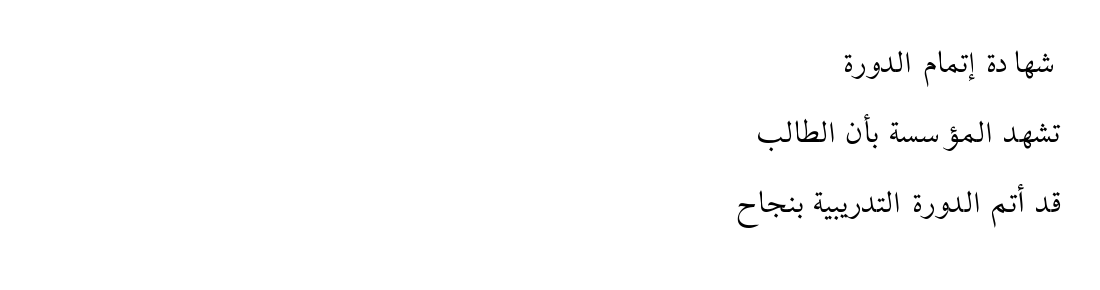
#> input picture data/evaluation/images/arabic_clean_001.png, 1100 x 290 px; its folder holds only this picture in this run
$ python -i image_quality.py   (imports and definitions only)   (older library calls are emulated)
#> lines starting #> are read from the running program, lines starting #| are printed output that depends on the picture; after the words box and inside, x2 and y2 are one past the last pixel; in counts of white or black regions, pixels touching at a corner belong together
### src/utils/logger.py
"""
Centralized logging configuration for the AI Document Processing pipeline.

Provides a single `get_logger` factory so every module logs in a
consistent format, instead of each module configuring logging itself.
"""

from __future__ import annotations

import logging
import sys
from typing import Optional

_DEFAULT_FORMAT = "%(asctime)s | %(levelname)-8s | %(name)s | %(message)s"
_DEFAULT_DATEFMT = "%Y-%m-%d %H:%M:%S"

_configured = False


def _configure_root(level: int) -> None:
    """Configure the root logger exactly once with a stream handler."""
    global _configured
    if _configured:
        return

    handler = logging.StreamHandler(stream=sys.stdout)
    handler.setFormatter(logging.Formatter(_DEFAULT_FORMAT, datefmt=_DEFAULT_DATEFMT))

    root = logging.getLogger()
    root.setLevel(level)
    root.addHandler(handler)

    _configured = True


def get_logger(name: str, level: Optional[int] = None) -> logging.Logger:
    """
    Return a configured logger for the given module name.

    Args:
        name: Typically ``__name__`` of the calling module.
        level: Optional log level override for this specific logger
            (e.g. ``logging.DEBUG``). Defaults to the root logger's level.

    Returns:
        A ready-to-use ``logging.Logger`` instance.
    """
    _configure_root(level or logging.INFO)
#> further down, picture is the input picture: shape (290, 1100, 3); min 0, max 255, mean 252.3

    logger = logging.getLogger(name)
    if level is not None:
        logger.setLevel(level)

    return logger

### src/quality/image_quality.py
"""
Phase 2: Image quality assessment for scanned document pages.

Given a rendered page image, this module MEASURES resolution, blur,
skew, contrast, and noise using classical, explainable computer-vision
techniques, and RECOMMENDS which preprocessing operations may help —
without performing any preprocessing itself. Deskewing, denoising,
thresholding, etc. are all Phase 3+ concerns.

Design goals:
    * Every recommendation is explainable: it names the measurement
      and the configured threshold it crossed.
    * Every measurement function accepts a single page image and has
      no knowledge of "documents" or "batches" — this keeps the door
      open to processing millions of pages independently later
      (one page in, one report out) without rewriting this module.
    * No deep learning; all metrics are cheap, classical CV techniques
      appropriate for a first pass over large document volumes.
"""

from __future__ import annotations

from dataclasses import dataclass, field
import math
from enum import Enum
from pathlib import Path
from typing import List, Optional, Tuple

import cv2
import numpy as np

from src.utils.config import IMAGE_QUALITY_CONFIG, ImageQualityConfig
from src.utils.logger import get_logger

logger = get_logger(__name__)


class ImageQualityError(Exception):
    """Raised when a page image cannot be assessed at all (e.g. unreadable, empty, or corrupt)."""


# --------------------------------------------------------------------------
# Status enums
# --------------------------------------------------------------------------


class BlurStatus(str, Enum):
    SHARP = "SHARP"
    MODERATELY_BLURRY = "MODERATELY_BLURRY"
    BLURRY = "BLURRY"


class SkewStatus(str, Enum):
    ACCEPTABLE = "ACCEPTABLE"
    NEEDS_DESKEW = "NEEDS_DESKEW"


class PerspectiveStatus(str, Enum):
    NOT_NEEDED = "NOT_NEEDED"  # a quadrilateral was found and it already fills the frame
    NEEDS_CORRECTION = "NEEDS_CORRECTION"  # a smaller quadrilateral was found within the frame
    UNDETECTED = "UNDETECTED"  # no quadrilateral could be reliably identified


class ContrastStatus(str, Enum):
    GOOD = "GOOD"
    MODERATE = "MODERATE"
    LOW = "LOW"


class NoiseStatus(str, Enum):
    LOW = "LOW"
    MODERATE = "MODERATE"
    HIGH = "HIGH"


class OverallQuality(str, Enum):
    EXCELLENT = "EXCELLENT"
    GOOD = "GOOD"
    FAIR = "FAIR"
    POOR = "POOR"


class PreprocessingOperation(str, Enum):
    NONE = "NONE"
    RESIZE = "RESIZE"
    PERSPECTIVE_CORRECTION = "PERSPECTIVE_CORRECTION"
    DENOISE = "DENOISE"
    DESKEW = "DESKEW"
    CONTRAST_ENHANCEMENT = "CONTRAST_ENHANCEMENT"
    THRESHOLDING = "THRESHOLDING"


# --------------------------------------------------------------------------
# Per-metric result dataclasses
# --------------------------------------------------------------------------


@dataclass(frozen=True)
class ResolutionMetrics:
    """Resolution measurements for a page image."""

    width: int
    height: int
    total_pixels: int
    dpi: Optional[int]
    is_low_resolution: bool


@dataclass(frozen=True)
class BlurMetrics:
    """Blur/sharpness measurements, based on variance of the Laplacian.

    The variance of the Laplacian is a standard, cheap sharpness proxy:
    a sharp image has many strong high-frequency edges, so the Laplacian
    (a second-derivative edge operator) has high variance; a blurry
    image's edges are smoothed out, producing low variance. It's widely
    used as a fast, explainable focus/blur measure and correlates well
    with OCR-relevant edge sharpness, though it is resolution-dependent
    (rendering the same page at a higher DPI increases the score), so
    it should be tuned per rendering DPI rather than treated as universal.
    """

    score: float
    status: BlurStatus


@dataclass(frozen=True)
class SkewMetrics:
    """Estimated page rotation, in degrees, and whether it warrants deskewing."""

    angle_degrees: float
    status: SkewStatus


@dataclass(frozen=True)
class PerspectiveMetrics:
    """
    Detected document boundary within the frame, and whether perspective
    correction would help.

    Unlike the other Phase 2 metrics — which all assume the frame *is*
    the page and measure some property of it (how blurry, how skewed,
    how noisy) — this one first asks whether that assumption even
    holds: is the page the whole frame, or is it a photograph where the
    page is only part of a larger, cluttered scene (background, a hand
    holding it, etc.)? ``corners``, when present, are the four detected
    page corners in the original image, ordered (top-left, top-right,
    bottom-right, bottom-left).
    """

    corners: Optional[List[Tuple[float, float]]]
    frame_coverage_ratio: float
    status: PerspectiveStatus


@dataclass(frozen=True)
class ContrastMetrics:
    """Contrast measurement based on the standard deviation of grayscale intensities.

    Standard deviation of pixel intensity is a simple, well-understood
    global contrast metric: a page with mostly uniform gray values
    (washed-out scan) has low std deviation, while a page with a clean
    mix of dark ink and bright background has high std deviation.
    """

    score: float
    status: ContrastStatus


@dataclass(frozen=True)
class NoiseMetrics:
    """
    Noise estimate using the Immerkaer (1996) fast noise estimation method.

    This convolves the image with a Laplacian-like kernel designed so
    that it responds to noise while being largely insensitive to real
    image edges, then derives an approximate noise standard deviation
    from the response.

    LIMITATION: this is a heuristic estimate, not a ground-truth noise
    measurement. On text-dense scanned pages, fine glyph strokes can
    inflate the estimate somewhat, since they also produce high-frequency
    response. We deliberately do not disguise this as more precise than
    it is: treat `score` as a relative/comparative signal for triage
    (e.g. "this batch of pages is noisier than that batch"), and expect
    to recalibrate `noise_moderate_threshold` / `noise_high_threshold`
    against real, visually-reviewed documents before trusting it to
    drive automatic denoising decisions at scale.
    """

    score: float
    status: NoiseStatus


@dataclass(frozen=True)
class PreprocessingRecommendation:
    """A single recommended preprocessing operation with an explanation."""

    operation: PreprocessingOperation
    reason: str

    def to_dict(self) -> dict:
        return {"operation": self.operation.value, "reason": self.reason}


@dataclass(frozen=True)
class PageQualityReport:
    """Full Phase 2 quality report for a single page."""

    page_number: int
    resolution: ResolutionMetrics
    blur: BlurMetrics
    skew: SkewMetrics
    contrast: ContrastMetrics
    noise: NoiseMetrics
    perspective: PerspectiveMetrics
    overall_quality: OverallQuality
    recommendations: List[PreprocessingRecommendation] = field(default_factory=list)

    # [26 lines left out: functions recommended_operations, to_dict, not called in this run]


# --------------------------------------------------------------------------
# Helpers
# --------------------------------------------------------------------------


def _to_grayscale(image: np.ndarray) -> np.ndarray:
    """Convert an RGB or grayscale image array to single-channel grayscale."""
    if image.ndim == 2:
        return image
    if image.ndim == 3 and image.shape[2] in (3, 4):
        code = cv2.COLOR_RGB2GRAY if image.shape[2] == 3 else cv2.COLOR_RGBA2GRAY
        return cv2.cvtColor(image, code)
    raise ImageQualityError(f"Unsupported image shape for grayscale conversion: {image.shape}")


def _validate_image(image: np.ndarray) -> np.ndarray:
    """Validate that an array looks like a usable image; return it as grayscale."""
    if image is None:
        raise ImageQualityError("Received a None image.")
    if not isinstance(image, np.ndarray):
        raise ImageQualityError(f"Expected a numpy.ndarray, got {type(image)}.")
    if image.size == 0 or image.ndim not in (2, 3):
        raise ImageQualityError(f"Image has an invalid shape: {getattr(image, 'shape', None)}")

    gray = _to_grayscale(image)

    if gray.shape[0] < 3 or gray.shape[1] < 3:
        raise ImageQualityError(f"Image is too small to analyze: {gray.shape}")

    return gray


# --------------------------------------------------------------------------
# Individual metric functions
# --------------------------------------------------------------------------


# [251 lines left out: functions assess_resolution, assess_blur, assess_skew, _order_corners, _perspective_candidate_score, not called in this run]


def assess_perspective(
    image: np.ndarray, config: ImageQualityConfig = IMAGE_QUALITY_CONFIG
) -> PerspectiveMetrics:
    """
    Detect the outer document boundary in a photographed page.

    Multiple four-sided contour candidates are considered instead of simply
    taking the largest contour.  The candidate score combines coverage,
    proximity to the image border, document-like geometry, and corner
    quality.  This is important for real photographs where an inner table or
    box can be a cleaner/larger contour than a partially occluded page edge.

    The detector also rejects a characteristic false positive produced when
    dilation merges the image border into one edge-to-edge contour: if that
    contour touches opposite frame sides but covers less than the configured
    "full-frame" ratio, it is treated as an artifact rather than as the page.

    The returned corners are ordered top-left, top-right, bottom-right,
    bottom-left and refer to the original image coordinate system.
    """
    gray = _validate_image(image)
    frame_height, frame_width = gray.shape[:2]
    frame_area = float(frame_height * frame_width)

    blurred = cv2.GaussianBlur(gray, (5, 5), 0)
    edges = cv2.Canny(
        blurred,
        config.perspective_canny_low,
        config.perspective_canny_high,
    )
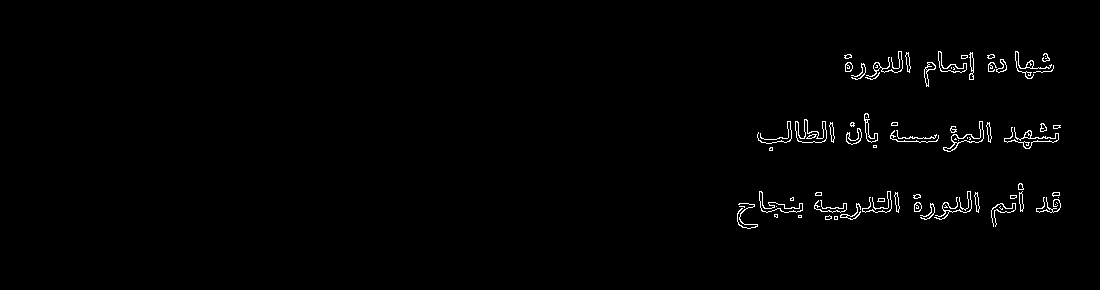
#> edges: shape (290, 1100); 1.1% white in thin lines or dots, all inside (x1, y1, x2, y2) = (737, 51, 1061, 229)
    if config.perspective_dilate_iterations > 0:
        edges = cv2.dilate(
            edges,
            np.ones((5, 5), np.uint8),
            iterations=config.perspective_dilate_iterations,
        )
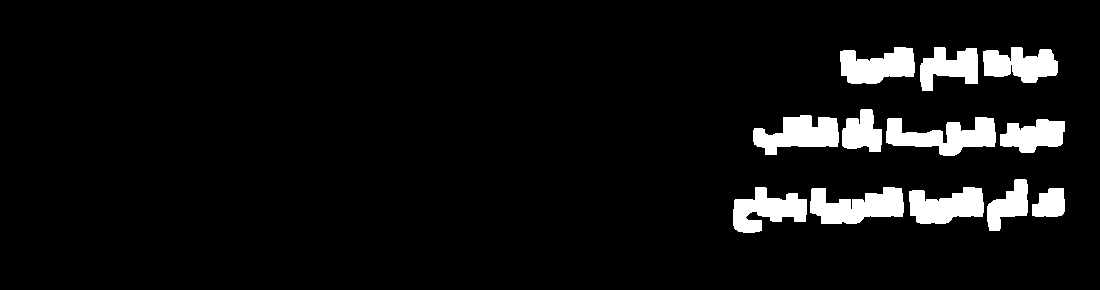
#> edges: shape (290, 1100); 6.6% white; 12 white regions

    contours, _ = cv2.findContours(
        edges, cv2.RETR_LIST, cv2.CHAIN_APPROX_SIMPLE
    )
#> contours = 12 contours; largest, box (x1, y1, x2, y2) and area: (886, 117, 996, 156) 2242, (810, 187, 904, 224) 2211, (753, 115, 839, 155) 2021, (909, 187, 984, 224) 1877, (840, 47, 915, 84) 1872

    candidates: List[Tuple[float, float, np.ndarray, int]] = []
    for contour in contours:
        perimeter = cv2.arcLength(contour, True)
        if perimeter <= 0:
            continue

        seen_shapes = set()
        for epsilon_index, epsilon in enumerate(config.perspective_approx_epsilons):
            approx = cv2.approxPolyDP(contour, epsilon * perimeter, True)
            if len(approx) != 4 or not cv2.isContourConvex(approx):
                continue

            quad = approx.reshape(4, 2).astype(np.float64)
            key = tuple(np.round(quad.ravel(), 1))
            if key in seen_shapes:
                continue
            seen_shapes.add(key)

            area = abs(float(cv2.contourArea(approx)))
            coverage_ratio = area / frame_area if frame_area > 0 else 0.0
            if coverage_ratio < config.perspective_min_coverage_ratio:
                continue

            score = _perspective_candidate_score(
                quad,
                frame_width,
                frame_height,
                coverage_ratio,
                config,
            )
            if score < 0:
                continue

            # Prefer a tighter polygon approximation when candidates are
            # otherwise close. Larger epsilon values can move corners away
            # from the true document edge while making a contour look
            # deceptively clean.
            score -= 0.05 * epsilon_index
            candidates.append((score, coverage_ratio, quad, epsilon_index))
#> this loop made 12 passes
#> perimeter on passes 1 to 8: 115, 234.4, 305.3, 293.5, 174.3, 198.2, 353.7, 270.8
#> after the loop, candidates = []

    if not candidates:
        logger.debug(
            "No plausible document quadrilateral found (minimum coverage %.0f%%).",
            config.perspective_min_coverage_ratio * 100,
        )
        return PerspectiveMetrics(
            corners=None,
            frame_coverage_ratio=0.0,
            status=PerspectiveStatus.UNDETECTED,
        )

    candidates.sort(key=lambda item: item[0], reverse=True)
    best_score, coverage_ratio, best_quad, _ = candidates[0]

    if best_score < config.perspective_min_confidence:
        logger.debug(
            "Best document quadrilateral confidence %.2f is below %.2f; "
            "skipping perspective correction.",
            best_score,
            config.perspective_min_confidence,
        )
        return PerspectiveMetrics(
            corners=None,
            frame_coverage_ratio=coverage_ratio,
            status=PerspectiveStatus.UNDETECTED,
        )

    corners = _order_corners(best_quad)

    if coverage_ratio >= config.perspective_max_coverage_ratio:
        status = PerspectiveStatus.NOT_NEEDED
    else:
        status = PerspectiveStatus.NEEDS_CORRECTION

    logger.debug(
        "Selected document quadrilateral: confidence=%.2f, coverage=%.1f%%, corners=%s.",
        best_score,
        coverage_ratio * 100,
        [(round(x, 1), round(y, 1)) for x, y in corners],
    )

    return PerspectiveMetrics(
        corners=corners,
        frame_coverage_ratio=coverage_ratio,
        status=status,
    )

# [66 lines left out: functions assess_contrast, assess_noise, not called in this run]


# --------------------------------------------------------------------------
# Overall quality + recommendations
# --------------------------------------------------------------------------

# Per-metric severity used to derive an overall rating. This is a simple,
# transparent additive rule (not an unexplained weighted formula): each
# metric contributes 0 (fine), 1 (mild issue), or 2 (significant issue),
# and the total maps to a quality band. It's intentionally easy to read
# and to retune once real OCR-accuracy data is available.
_SEVERITY_BANDS = {
    0: OverallQuality.EXCELLENT,
    1: OverallQuality.GOOD,
}


# [178 lines left out: functions _overall_quality_from_severity, _build_recommendations, assess_page_quality, assess_page_quality_safe, not called in this run]

>>> import cv2
>>> picture = cv2.cvtColor(cv2.imread('../../data/evaluation/images/arabic_clean_001.png'), cv2.COLOR_BGR2RGB)
>>> result = assess_perspective(picture)

$ run again, on data/evaluation/images/english_clean_001.png
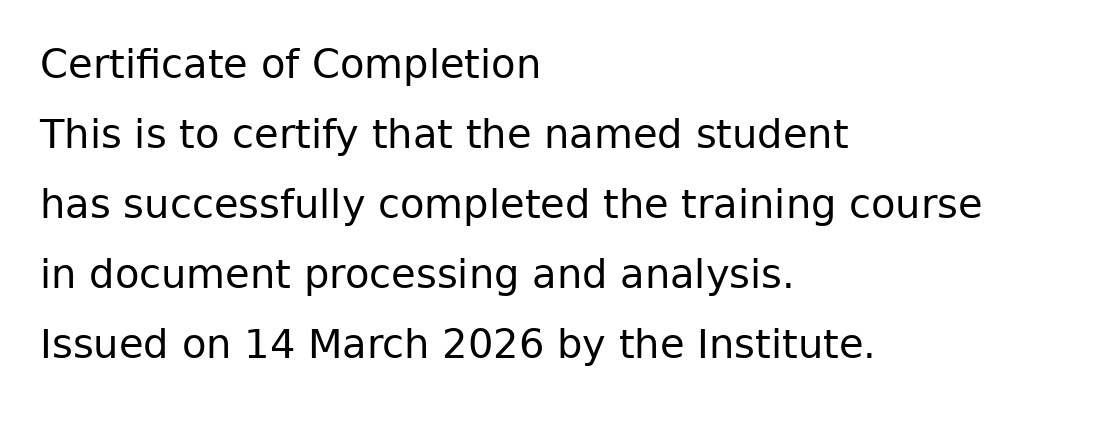
#> input picture data/evaluation/images/english_clean_001.png, 1100 x 430 px
#> picture is the input picture: shape (430, 1100, 3); min 0, max 255, mean 239
#> in assess_perspective, `edges = cv2.Canny( blurred, config.perspective_canny_low, config.persp..`:
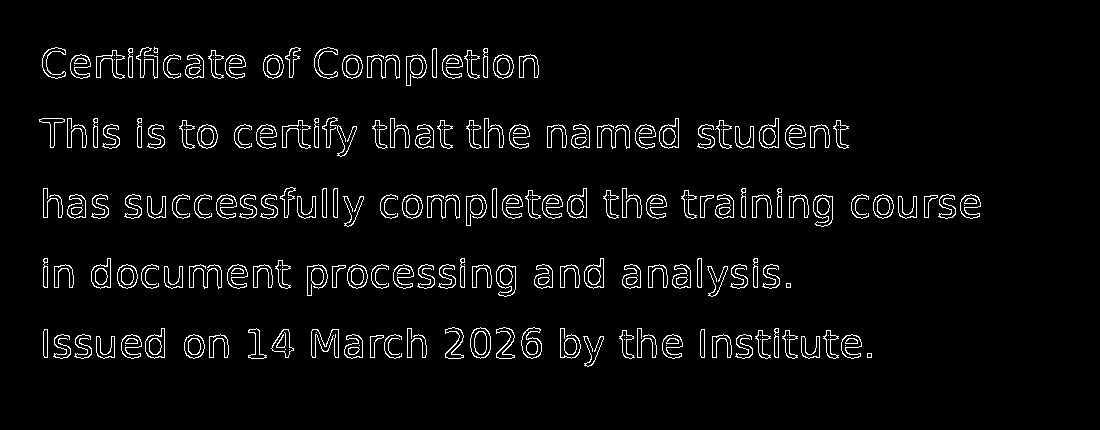
#> edges: shape (430, 1100); 4% white in thin lines or dots, all inside (x1, y1, x2, y2) = (39, 47, 981, 367)
#> in assess_perspective, `edges = cv2.dilate( edges, np.ones((5, 5), np.uint8), iterations=confi..`:
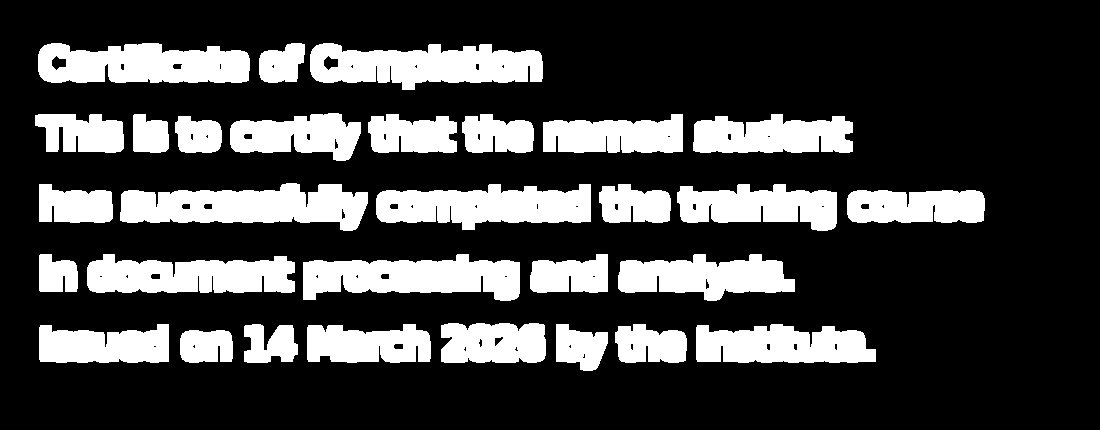
#> edges: shape (430, 1100); 24.7% white; 30 white regions
#> contours = 86 contours, 32 with area under 20; largest, box (x1, y1, x2, y2) and area: (120, 183, 368, 231) 7691, (310, 43, 543, 90) 7400, (38, 43, 250, 83) 6877, (303, 254, 520, 301) 6826, (376, 184, 591, 230) 6750
#> the loop in assess_perspective, `for contour in contours:` made 86 passes
#> perimeter on passes 1 to 8: 13.07, 13.9, 12.49, 7.66, 10.49, 10.49, 17.07, 19.07
#> after the loop in assess_perspective, `for contour in contours:`: candidates = []
